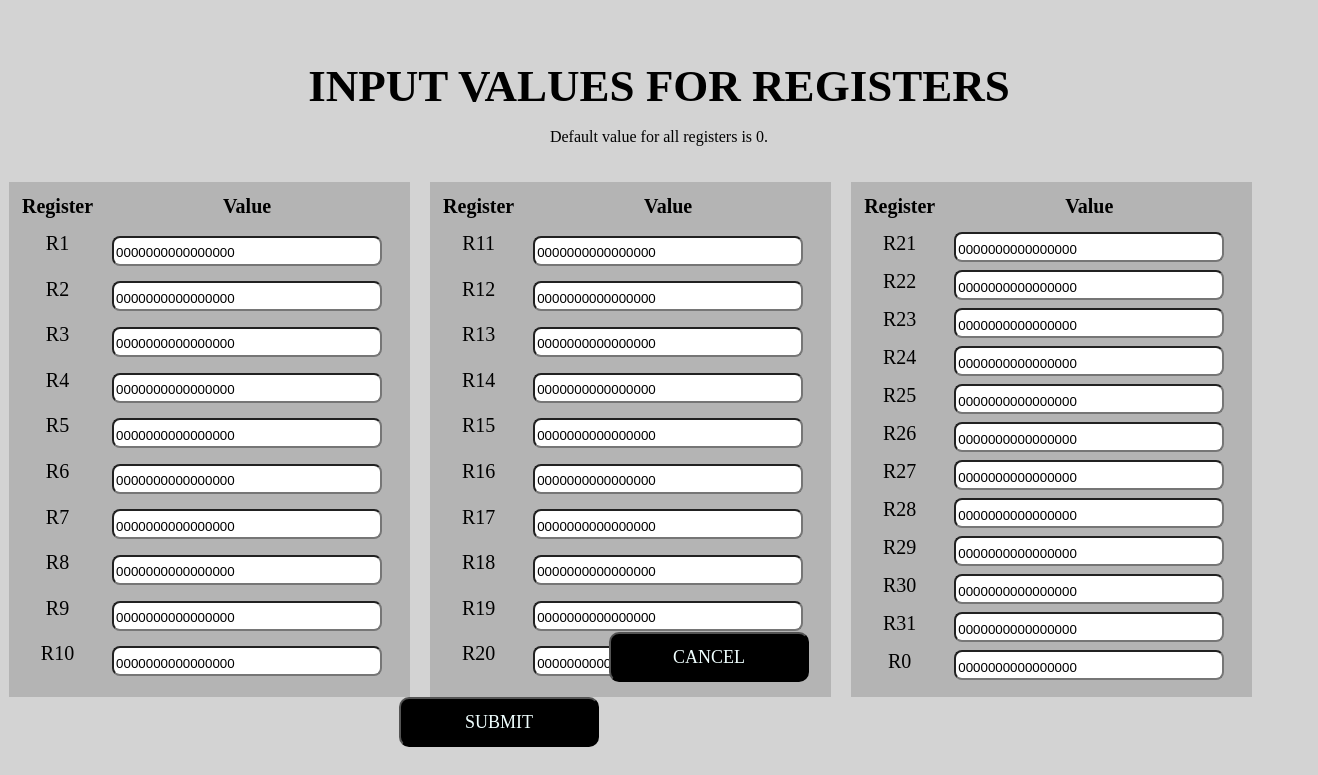
Page /inputRegisters/ on the earlier database version.
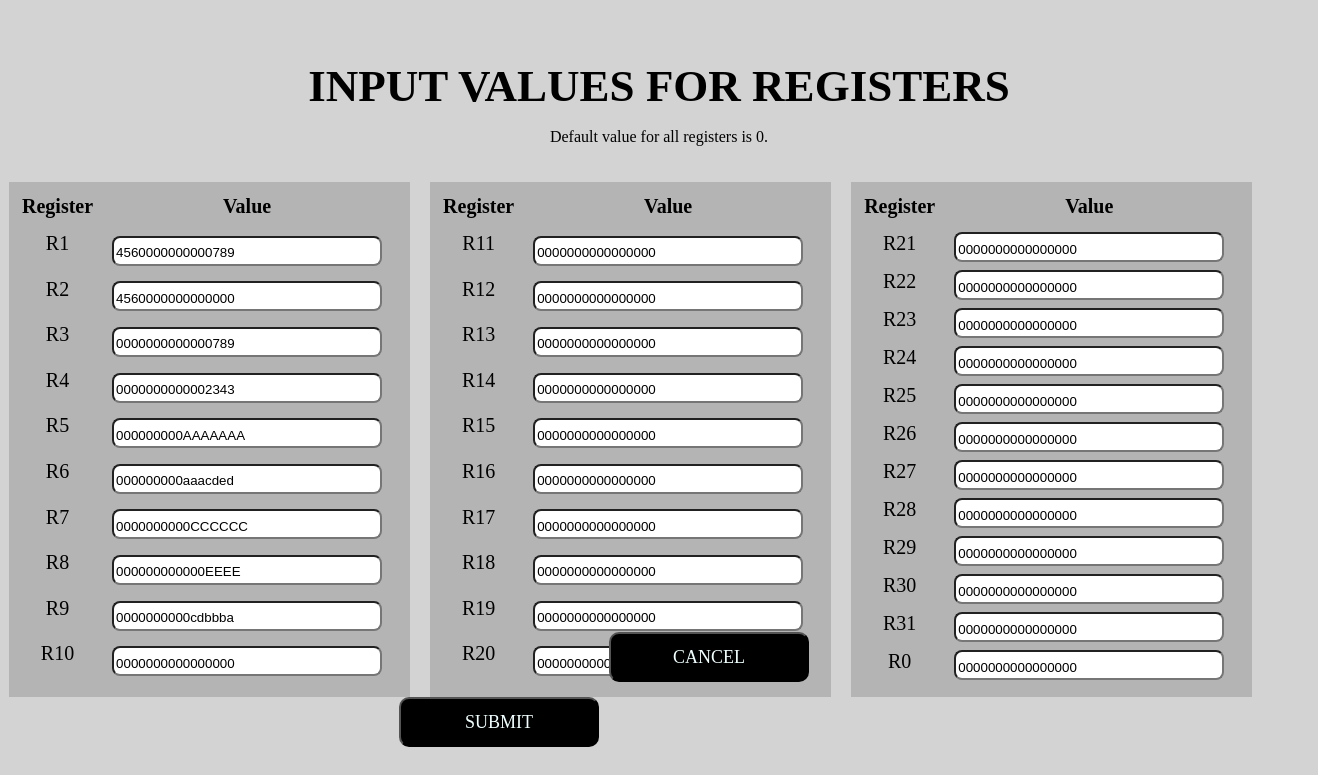
Same page on the later database version.
### simulator/models.py (models this page shows, shortened)
class Register(models.Model):
    name = models.CharField(max_length=3)
    value = models.CharField(max_length=16)

### simulator/views.py (the view)
# urls.py: url(r'^inputRegisters/', views.inputReg, name = 'inputReg'),
def inputReg(request):
    request.session['goto'] = 0
    firsthalf_registers = Register.objects.all()[:10]
    secondhalf_registers = Register.objects.all()[10:20]
    thirdhalf_registers = Register.objects.all()[20:]
    context = {
        'first_registers' : firsthalf_registers,
        'second_registers' : secondhalf_registers,
        'third_registers' : thirdhalf_registers,
    }
    return render(request, 'simulator/inputRegisters.html', context)

### simulator/templates/simulator/inputRegisters.html (shortened to what this page needs)
{% load staticfiles %}
<link rel = "stylesheet" type = "text/css" href = "{% static 'simulator/inputRegStyle.css'%}"/>
<h1>INPUT VALUES FOR REGISTERS</h1>
<p>Default value for all registers is 0.</p>
<div id = "inputs">
    <form action="{% url 'registeredReg' %}" method="post">
		<table>
			<tr class = "tablehead">
				<th> Register </th>
				<th> Value </th>
			</tr>
			{% for register in first_registers %}
			<tr>
				<td class = "regs"> {{ register.name }} </td>
				<td class = "textField"><input type = "text" value="{{ register.value }}" name="{{ register.name }}" maxlength="16" minlength="16"></td>
			</tr>
			{% endfor %}
		</table>
		<table>
			<tr class = "tablehead">
				<th> Register </th>
				<th> Value </th>
			</tr>
			{% for register in second_registers %}
			<tr>
				<td class = "regs"> {{ register.name }} </td>
				<td class = "textField"><input type = "text" value="{{ register.value }}" name="{{ register.name }}"></td>
			</tr>
			{% endfor %}
		</table>
		<table>
			<tr class = "tablehead">
				<th> Register </th>
				<th> Value </th>
			</tr>
			{% for register in third_registers %}
			<tr>
				<td class = "regs"> {{ register.name }} </td>
				<td class = "textField"><input type = "text" value="{{ register.value }}" name="{{ register.name }}"></td>
			</tr>
			{% endfor %}
		</table>
		<button id="submitbutton">SUBMIT</button>
	</form>
	<button id = "cancelbutton" onclick = "location.href = '{% url 'home' %}'">CANCEL</button>
</div>

### simulator/static/simulator/inputRegStyle.css (style rules this page uses)
h1 { font-family: Century Gothic; font-size: 45px; text-align: center; margin-top: 60px; margin-bottom: 0px; }
button { background-color: black; color: azure; font-family:Century Gothic; font-size: 18px; border-radius: 10px; height: 50px; width: 200px; }
table { margin-top: 20px; margin-right: 20px; font-family:Century Gothic; font-size: 20px; padding: 10px; background-color: rgba(0, 0, 0, 0.15) }
td { padding-bottom: 5px; }
input[type=text] { width: 270px; height: 30px; border-radius: 8px; padding-top: 5px; }
.tablehead { height: 35px; vertical-align: top; }
.regs { text-align: center; vertical-align: top; }
.textField { text-align: center; width: 300px; }
#inputs, form { display: flex; flex-wrap: wrap; flex-direction: row; margin: auto; height: 480px; width: 1300px; }
#submitbutton { margin-left: 30%; margin-right: 10px; }
#cancelbutton { position: relative; left: 600px; bottom: 10px; }

Differences in the rows shown:
changed Register (number 1 of 32 on the later page): value "0000000000000000" → "4560000000000789"
changed Register (number 2 of 32 on the later page): value "0000000000000000" → "4560000000000000"
changed Register (number 3 of 32 on the later page): value "0000000000000000" → "0000000000000789"
changed Register (number 4 of 32 on the later page): value "0000000000000000" → "0000000000002343"
changed Register: value "0000000000000000" → "000000000AAAAAAA"
changed Register: value "0000000000000000" → "000000000aaacded"
changed Register: value "0000000000000000" → "0000000000CCCCCC"
changed Register: value "0000000000000000" → "000000000000EEEE"
changed Register: value "0000000000000000" → "0000000000cdbbba"
